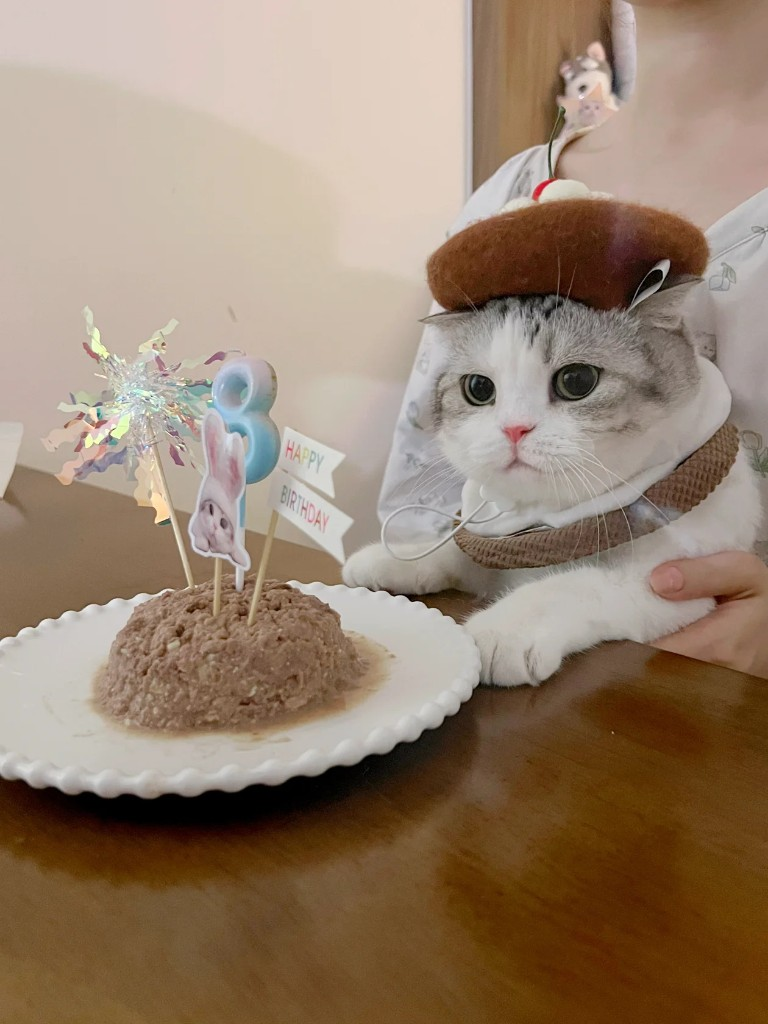
#> input picture src-tauri/characters/default-source/cat-source.jpg, 768 x 1024 px
$ python build-ragdoll-sprites.py
#> lines starting #> are read from the running program, lines starting #| are printed output that depends on the picture
"""Build default CharacterPack frames from the bundled cat photo."""
from __future__ import annotations

import json
from pathlib import Path

from PIL import Image, ImageDraw, ImageEnhance, ImageFilter

ROOT = Path(__file__).resolve().parents[1]
SRC = ROOT / "src-tauri" / "characters" / "default-source" / "cat-source.jpg"
OUT = ROOT / "src-tauri" / "characters" / "default"
PREVIEW = ROOT / "src-tauri" / "characters" / "default-source" / "previews"
ICON_PNG = ROOT / "src-tauri" / "icons" / "icon.png"
SIZE = 128
VARIANT = "cat-photo"

# Relative crop boxes (left, top, right, bottom) on source image — face-focused
CROPS = {
    "face": (0.12, 0.02, 0.88, 0.72),
    "peek": (0.18, 0.00, 0.82, 0.42),
    "gaze": (0.14, 0.06, 0.86, 0.76),
    "torso": (0.10, 0.02, 0.90, 0.82),
    "tumble": (0.08, 0.00, 0.92, 0.78),
}


def soft_ellipse_cutout(im: Image.Image) -> Image.Image:
    """Keep photo colors; fade edges with an elliptical alpha mask."""
    im = im.convert("RGBA")
    w, h = im.size
    mask = Image.new("L", (w, h), 0)
    draw = ImageDraw.Draw(mask)
    inset_x, inset_y = int(w * 0.04), int(h * 0.04)
    draw.ellipse((inset_x, inset_y, w - inset_x, h - inset_y), fill=255)
    mask = mask.filter(ImageFilter.GaussianBlur(radius=max(4, w // 40)))
    r, g, b, _ = im.split()
    return Image.merge("RGBA", (r, g, b, mask))


def to_sprite(im: Image.Image) -> Image.Image:
    return im.resize((SIZE, SIZE), Image.Resampling.LANCZOS)


def shift(im: Image.Image, dx: int, dy: int) -> Image.Image:
    out = Image.new("RGBA", im.size, (0, 0, 0, 0))
    out.paste(im, (dx, dy), im)
    return out


def rotate(im: Image.Image, deg: float) -> Image.Image:
    return im.rotate(deg, resample=Image.Resampling.BICUBIC, expand=False)


def scale_about_center(im: Image.Image, sx: float, sy: float | None = None) -> Image.Image:
    if sy is None:
        sy = sx
    w, h = im.size
    nw, nh = max(1, int(w * sx)), max(1, int(h * sy))
    resized = im.resize((nw, nh), Image.Resampling.LANCZOS)
    out = Image.new("RGBA", (w, h), (0, 0, 0, 0))
    out.paste(resized, ((w - nw) // 2, (h - nh) // 2), resized)
    return out


def bright(im: Image.Image, factor: float) -> Image.Image:
    rgb = ImageEnhance.Brightness(im.convert("RGB")).enhance(factor)
    r, g, b = rgb.split()
    return Image.merge("RGBA", (r, g, b, im.split()[-1]))


def crop_box(raw: Image.Image, key: str) -> Image.Image:
    w, h = raw.size
    l, t, r, b = CROPS[key]
    return raw.crop((int(w * l), int(h * t), int(w * r), int(h * b)))


def make_base(raw: Image.Image, crop_key: str) -> Image.Image:
    face = crop_box(raw, crop_key)
    face = ImageEnhance.Contrast(face).enhance(1.06)
    face = ImageEnhance.Color(face).enhance(1.04)
    return to_sprite(soft_ellipse_cutout(face))


def compose(
    base: Image.Image,
    *,
    dx: int = 0,
    dy: int = 0,
    rot: float = 0.0,
    sx: float = 1.0,
    sy: float | None = None,
    brightness: float = 1.0,
) -> Image.Image:
    im = base
    if sx != 1.0 or (sy is not None and sy != 1.0):
        im = scale_about_center(im, sx, sy)
    if dx or dy:
        im = shift(im, dx, dy)
    if rot:
        im = rotate(im, rot)
    if brightness != 1.0:
        im = bright(im, brightness)
    return im


def write_preview_gifs(frames: dict[str, list[str]], actions: dict) -> None:
    PREVIEW.mkdir(parents=True, exist_ok=True)
    for action, files in frames.items():
        if not files:
            continue
        fps = int(actions[action]["fps"])
        duration = max(40, int(1000 / fps))
        imgs: list[Image.Image] = []
        for name in files:
            im = Image.open(OUT / name).convert("RGBA")
            # solid bg so GIF transparency does not smear
            bg = Image.new("RGBA", im.size, (250, 246, 240, 255))
            bg.alpha_composite(im)
            imgs.append(bg.convert("P", palette=Image.Palette.ADAPTIVE, colors=256))
        out = PREVIEW / f"{action}.gif"
        imgs[0].save(
            out,
            save_all=True,
            append_images=imgs[1:],
            duration=duration,
            loop=0,
            disposal=2,
        )
        print(f"  preview gif: {out.name}")


def write_app_icon(raw: Image.Image) -> None:
    """App icon is maintained by scripts/gen-app-icon.py — do not overwrite from photo."""
    del raw
    print("  app icon: skipped (use scripts/gen-app-icon.py + npm run gen-icons)")


def main() -> None:
    if not SRC.exists():
        raise SystemExit(f"missing source image: {SRC}")

    OUT.mkdir(parents=True, exist_ok=True)
    for p in OUT.glob("*.png"):
        p.unlink()

    raw = Image.open(SRC).convert("RGB")
#> raw is the input picture: PIL image 768x1024 RGB; mean R, G, B 150.8, 129.8, 110.2
    bases = {
        "face": make_base(raw, "face"),
        "peek": make_base(raw, "peek"),
        "gaze": make_base(raw, "gaze"),
        "torso": make_base(raw, "torso"),
        "tumble": make_base(raw, "tumble"),
    }
#> in soft_ellipse_cutout, `mask = Image.new("L", (w, h), 0)`: mask: PIL image 583x717 L; every value is 0
#> in soft_ellipse_cutout (call 2), `mask = Image.new("L", (w, h), 0)`: mask: PIL image 491x430 L; every value is 0
#> in soft_ellipse_cutout (call 2), `mask = mask.filter(ImageFilter.GaussianBlur(radius=max(4, w // 40)))`:
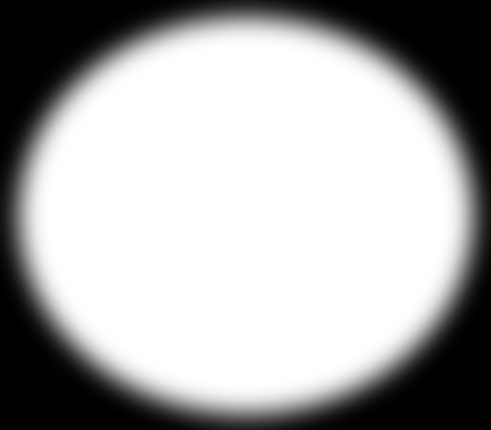
#> mask: PIL image 491x430 L; min 0, max 255, mean 170.8
#> in soft_ellipse_cutout (call 3), `mask = Image.new("L", (w, h), 0)`: mask: PIL image 553x717 L; every value is 0
#> in soft_ellipse_cutout (call 3), `mask = mask.filter(ImageFilter.GaussianBlur(radius=max(4, w // 40)))`:
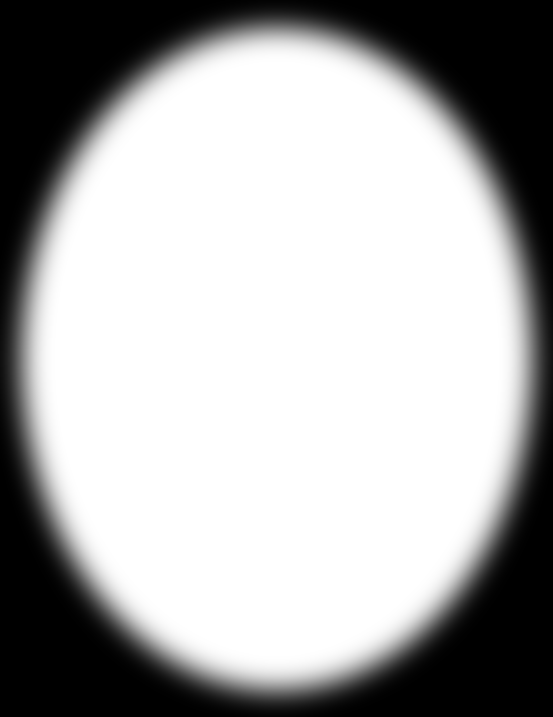
#> mask: PIL image 553x717 L; min 0, max 255, mean 170.5
#> in soft_ellipse_cutout (call 4), `mask = Image.new("L", (w, h), 0)`: mask: PIL image 615x819 L; every value is 0
#> in soft_ellipse_cutout (call 4), `r, g, b, _ = im.split()`:
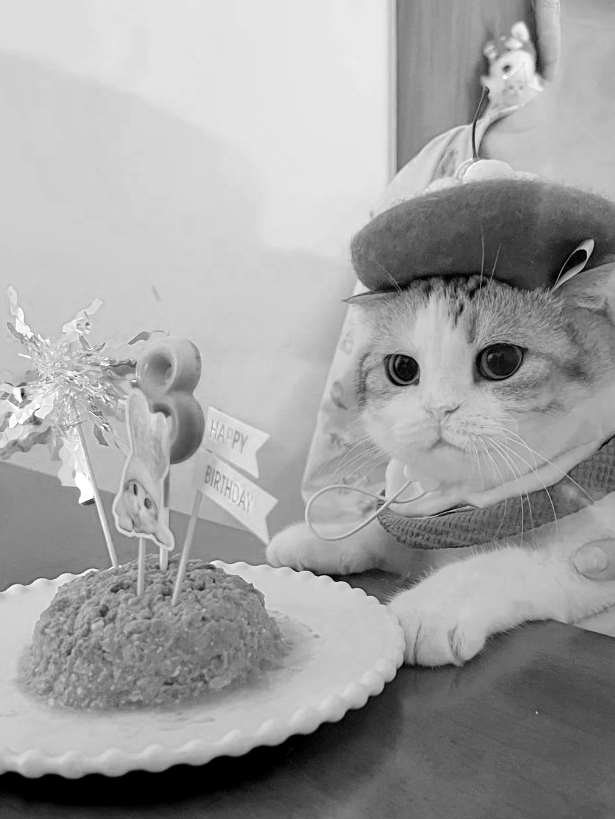
#> r: PIL image 615x819 L; min 0, max 255, mean 160.7
#> in soft_ellipse_cutout (call 4), `r, g, b, _ = im.split()`:
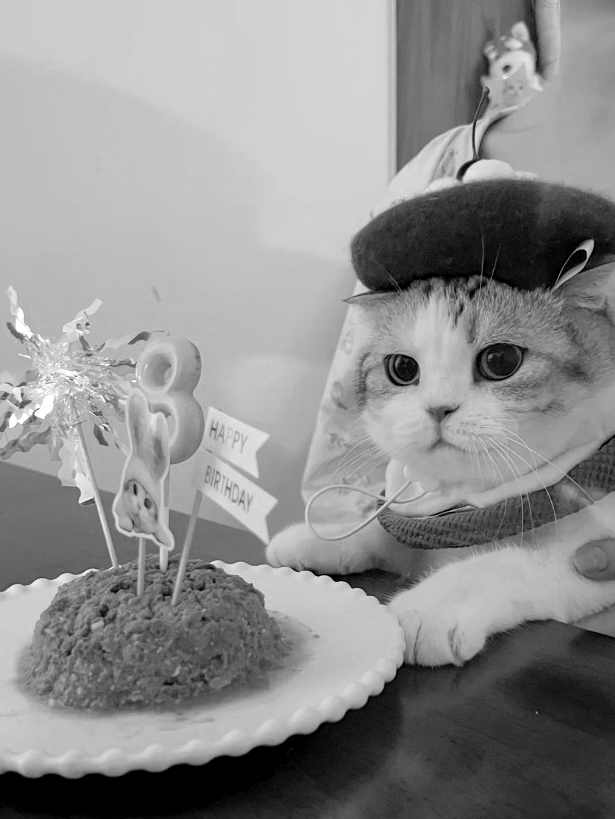
#> g: PIL image 615x819 L; min 0, max 255, mean 141.9
#> in soft_ellipse_cutout (call 4), `r, g, b, _ = im.split()`:
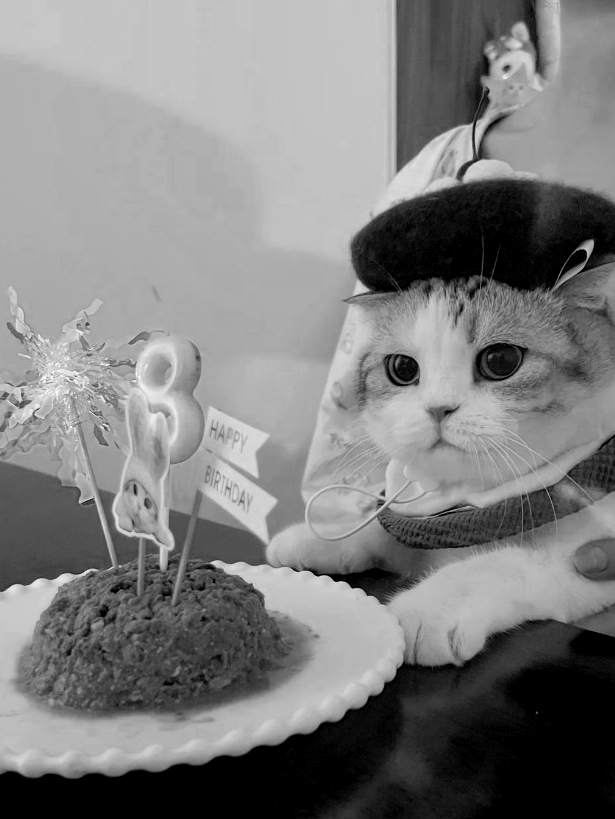
#> b: PIL image 615x819 L; min 0, max 255, mean 126.4
#> in to_sprite (call 4), `return im.resize((SIZE, SIZE), Image.Resampling.LANCZOS)`:
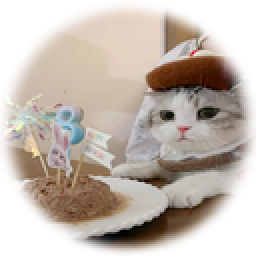
#> returned value: PIL image 128x128 RGBA (shown 2 times larger); mean R, G, B, A 135.2, 120.3, 108.4, 170.7; transparent parts drawn white
#> in crop_box (call 5), `return raw.crop((int(w * l), int(h * t), int(w * r), int(h * b)))`:
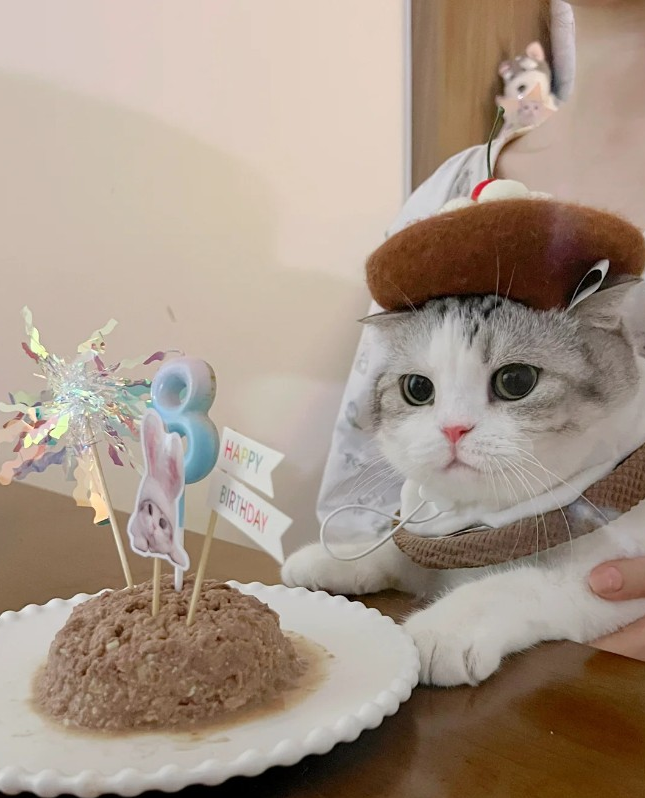
#> returned value: PIL image 645x798 RGB; mean R, G, B 166.1, 149.4, 135.3

    frames: dict[str, list[str]] = {
        "crawl": [],
        "lookDown": [],
        "sneakPeek": [],
        "jumpUp": [],
        "happyClimb": [],
        "fall": [],
    }

    def save(name: str, im: Image.Image, action: str) -> None:
        im.save(OUT / name, "PNG")
        frames[action].append(name)

    # jumpUp: crouch squash → launch stretch → mid → apex → settle → soft
    jump_specs = [
        (0, 6, 0.0, 1.10, 0.88),
        (0, -2, 0.0, 0.92, 1.14),
        (0, -4, -2.0, 0.96, 1.08),
        (0, -2, 0.0, 1.02, 0.96),
        (0, 2, 1.0, 1.06, 0.94),
        (0, 0, 0.0, 1.0, 1.0),
    ]
    for i, (dx, dy, rot, sx, sy) in enumerate(jump_specs, 1):
        save(
            f"jump_{i:02d}.png",
            compose(bases["tumble"], dx=dx, dy=dy, rot=rot, sx=sx, sy=sy),
            "jumpUp",
        )

    # crawl: L上 → 中 → R上 → 中 → L下 → R下
    crawl_specs = [
        (-8, -6, -10.0),
        (0, -2, 0.0),
        (8, -6, 10.0),
        (0, 0, 0.0),
        (-7, 5, -8.0),
        (7, 5, 8.0),
    ]
    for i, (dx, dy, rot) in enumerate(crawl_specs, 1):
        save(
            f"crawl_{i:02d}.png",
            compose(bases["torso"], dx=dx, dy=dy, rot=rot),
            "crawl",
        )

    # lookDown: 下探 → 稳 → 微侧倾 → 稳 → 眨眼
    look_specs = [
        (0, 8, 0.0, 1.02, 1.0, 1.0),
        (0, 4, 0.0, 1.0, 1.0, 1.0),
        (6, 5, 6.0, 1.0, 1.0, 1.0),
        (0, 4, 0.0, 1.0, 1.0, 1.0),
        (0, 3, 0.0, 0.97, 0.97, 0.92),
    ]
    for i, (dx, dy, rot, sx, sy, br) in enumerate(look_specs, 1):
        save(
            f"look_{i:02d}.png",
            compose(bases["gaze"], dx=dx, dy=dy, rot=rot, sx=sx, sy=sy, brightness=br),
            "lookDown",
        )

    # sneakPeek: 只露耳 → 半脸 → 多一点 → 半脸犹豫
    sneak_specs = [
        (0, 12, 0.0, 0.92),
        (0, 8, -2.0, 0.96),
        (0, 4, 0.0, 1.0),
        (2, 7, 3.0, 0.97),
    ]
    for i, (dx, dy, rot, sc) in enumerate(sneak_specs, 1):
        save(
            f"sneak_{i:02d}.png",
            compose(bases["peek"], dx=dx, dy=dy, rot=rot, sx=sc, sy=sc),
            "sneakPeek",
        )

    # happyClimb: 上拉L → 中 → 上拉R → 中 → 伸展
    climb_specs = [
        (-8, -6, 9.0, 1.0, 1.04, 1.04),
        (0, -3, 0.0, 1.0, 1.0, 1.02),
        (8, -6, -9.0, 1.0, 1.04, 1.04),
        (0, -2, 0.0, 1.0, 1.0, 1.02),
        (0, -8, 0.0, 0.96, 1.08, 1.05),
    ]
    for i, (dx, dy, rot, sx, sy, br) in enumerate(climb_specs, 1):
        save(
            f"climb_{i:02d}.png",
            compose(bases["torso"], dx=dx, dy=dy, rot=rot, sx=sx, sy=sy, brightness=br),
            "happyClimb",
        )

    # fall: 失稳 → 加速转 → 大转 → 反向 → 更大转 → 拉长
    fall_specs = [
        (0, 2, 8.0, 1.0, 1.0),
        (2, 4, 14.0, 0.98, 1.03),
        (-2, 6, 20.0, 0.97, 1.05),
        (3, 8, -12.0, 0.98, 1.04),
        (-1, 10, 22.0, 0.96, 1.07),
        (0, 12, -18.0, 0.95, 1.08),
    ]
    for i, (dx, dy, rot, sx, sy) in enumerate(fall_specs, 1):
        save(
            f"fall_{i:02d}.png",
            compose(bases["tumble"], dx=dx, dy=dy, rot=rot, sx=sx, sy=sy),
            "fall",
        )

    actions = {
        "crawl": {"fps": 10, "frames": frames["crawl"]},
        "lookDown": {"fps": 6, "frames": frames["lookDown"]},
        "sneakPeek": {"fps": 6, "frames": frames["sneakPeek"]},
        "jumpUp": {"fps": 12, "frames": frames["jumpUp"]},
        "happyClimb": {"fps": 10, "frames": frames["happyClimb"]},
        "fall": {"fps": 12, "frames": frames["fall"]},
    }
    manifest = {
        "name": "default",
        "variant": VARIANT,
        "frameSize": {"w": SIZE, "h": SIZE},
        "actions": actions,
    }
    (OUT / "manifest.json").write_text(json.dumps(manifest, indent=2) + "\n", encoding="utf-8")

    (ROOT / "src-tauri" / "characters" / "default-source" / "ATTRIBUTION.md").write_text(
        """# Default character source

- Image: `cat-source.jpg` (user-provided photo for local Rest Reminder Pet)
- Processed into 128×128 elliptical cutout animation frames (pseudo-motion from a still)
- Preview GIFs: `previews/*.gif`
- App icon: derived face cutout written to `src-tauri/icons/`

If redistributing this project, replace with an image you have rights to use, or restore a public-domain source.
""",
        encoding="utf-8",
    )

    write_preview_gifs(frames, actions)
#|   preview gif: crawl.gif
    write_app_icon(raw)

    print(f"Wrote cat CharacterPack to {OUT}")
    for action, files in frames.items():
        print(f"  {action}: {len(files)} frames")
#> this loop made 6 passes
#> action on passes 1 to 6: 'crawl', 'lookDown', 'sneakPeek', 'jumpUp', 'happyClimb', 'fall'
#|   crawl: 6 frames
#|   lookDown: 5 frames
#|   sneakPeek: 4 frames
#|   jumpUp: 6 frames
#|   happyClimb: 5 frames
#|   fall: 6 frames


if __name__ == "__main__":
    main()
